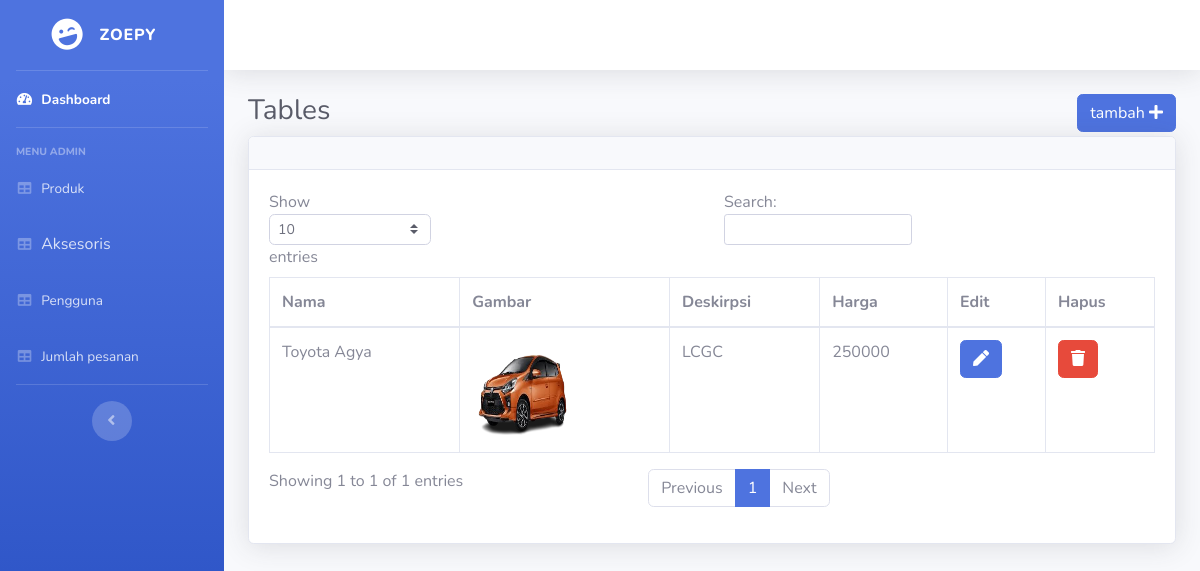
The app's page /Src/Index_Online/admin/tables.php (signed in) with its own data.
### tables this page shows
CREATE TABLE `products` (
  `id` int(11) NOT NULL,
  `type` tinyint(4) NOT NULL COMMENT '0 = "LCGC", 1 = "MPV"',
  `product_name` varchar(100) NOT NULL,
  `product_details` varchar(300) NOT NULL,
  `product_price` varchar(30) NOT NULL,
  `image` varchar(300) NOT NULL
);

### Src/Index_Online/admin/tables.php (the view, shortened to what this page needs)
<?php include 'header.php';
$fetch_data = "select * from products where type = 0";
$result = $conn->query($fetch_data);
?>
        <div class="container-fluid">
          <h1 class="h3 mb-2 text-gray-800" style='display: inline-block;'>Tables</h1>
            <a href='add_pet.php' class='btn btn-primary' style="float: right;">tambah <span class='fa fa-plus'></span></a>
          <div class="card shadow mb-4">
            <div class="card-header py-3">
            </div>
            <div class="card-body">
              <div class="table-responsive">
                <table class="table table-bordered" id="dataTable" width="100%" cellspacing="0">
                  <thead>
                    <tr>
                      <th>Nama</th>
                      <th>Gambar</th>
                      <th>Deskirpsi</th>
                      <th>Harga</th>
                      <th>Edit</th>
                      <th>Hapus</th>
                    </tr>
                  </thead><tbody>
                  <?php
                  if ($result->num_rows > 0) {
                    while($row = $result->fetch_assoc()) {
                      ?>
                      <tr>
                      <td><?php echo $row['product_name'] ?></td>
                      <td><img src="<?php echo $row['image'] ?>" style="width:100px; height:100px;" class="img-circle"></td>
                      <td><?php echo $row['product_details'] ?></td>
                      <td><?php echo $row['product_price'] ?></td>
                      <td><a class='btn btn-primary' href="add_pet.php?editid=<?php echo $row['id']; ?>"><span class="fa fa-pen"></span></a></td>
                      <td><a class='btn btn-danger' href="add_pet.php?deleteid=<?php echo $row['id']; ?>"><span class="fa fa-trash"></span></a></td>
                    </tr>
                      <?php
                    }
                } else {
                    echo "0 results";
                }
                  ?>
                  </tbody>
                </table>
              </div>
            </div>
          </div>
        </div>
      </div>
    </div>
  </div>
</body>
</html>

### records on screen
products: product_name "Toyota Agya", image (picture), product_details "LCGC", product_price "250000"
